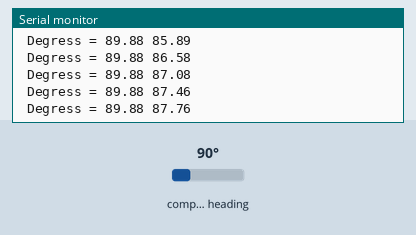
Recording of a sketch running on a simulated Arduino Uno, built with avr-gcc and run on an emulated ATmega328P. Parts: the last lines printed to the serial monitor. The inputs (shaded band) are chosen by the test bench; at power-on: compass heading 90°.

Above: at 1.2 s.
1.3 s: compass heading set to 7°
At 1.36 s:
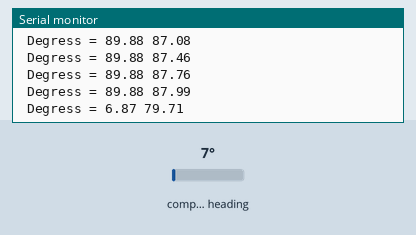
2.8 s: compass heading set to 90°
At 2.82 s:
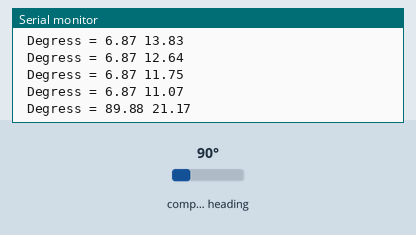
Timing chart, 0 to 5.8 s (numbered marks = the images above; inputs shaded):
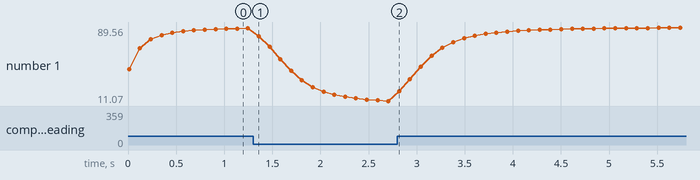

Measured:
- after the input at 1.3 s, the serial monitor: prints a new line after 0.06 s (image 1)
- plotted number 1: 87.99 → 11.07 after the input at 1.3 s

The sketch:

mag_gps_inte.ino
```cpp
#include <SimpleKalmanFilter.h>

#include <TinyGPS++.h>


#include <Wire.h>
#include <HMC5883L.h>


HMC5883L compass;
TinyGPSPlus gps;
SimpleKalmanFilter kalman(1,1,0.01);

void setup()
{
  Serial.begin(9600);

  // Initialize Initialize HMC5883L
  //Serial.println("Initialize HMC5883L");
  while (!compass.begin())
  {
    //Serial.println("Could not find a valid HMC5883L sensor, check wiring!");
    delay(500);
  }

  // Set measurement range
  compass.setRange(HMC5883L_RANGE_1_3GA);

  // Set measurement mode
  compass.setMeasurementMode(HMC5883L_CONTINOUS);

  // Set data rate
  compass.setDataRate(HMC5883L_DATARATE_30HZ);

  // Set number of samples averaged
  compass.setSamples(HMC5883L_SAMPLES_8);

  // Set calibration offset. See HMC5883L_calibration.ino
  compass.setOffset(183, -33);
}

void loop()
{
  Vector norm = compass.readNormalize();

  // Calculate heading
  float heading = atan2(norm.YAxis, norm.XAxis);

  // Set declination angle on your location and fix heading
  // You can find your declination on: http://magnetic-declination.com/
  // (+) Positive or (-) for negative
  // For Bytom / Poland declination angle is 4'26E (positive)
  // Formula: (deg + (min / 60.0)) / (180 / M_PI);
  float declinationAngle = (-1 + (53.0 / 60.0)) / (180 / M_PI);
  heading += declinationAngle;

  // Correct for heading < 0deg and heading > 360deg
  if (heading < 0)
  {
    heading += 2 * PI;
  }

  if (heading > 2 * PI)
  {
    heading -= 2 * PI;
  }

  // Convert to degrees
  float headingDegrees = heading * 180/M_PI; delay(10);

  // Output
  float gps_heading = gps.courseTo(8.918877,76.621402,8.9142304,76.6297634);
  //Serial.print(" Heading = ");
  //Serial.print(heading);
  //Serial.print("gps = ");
  //Serial.print(gps_heading);
  Serial.print(" Degress = ");
  Serial.print(headingDegrees);
  Serial.print(" ");
  Serial.println(kalman.updateEstimate(headingDegrees));
  //Serial.println();

  delay(100);
}
```
